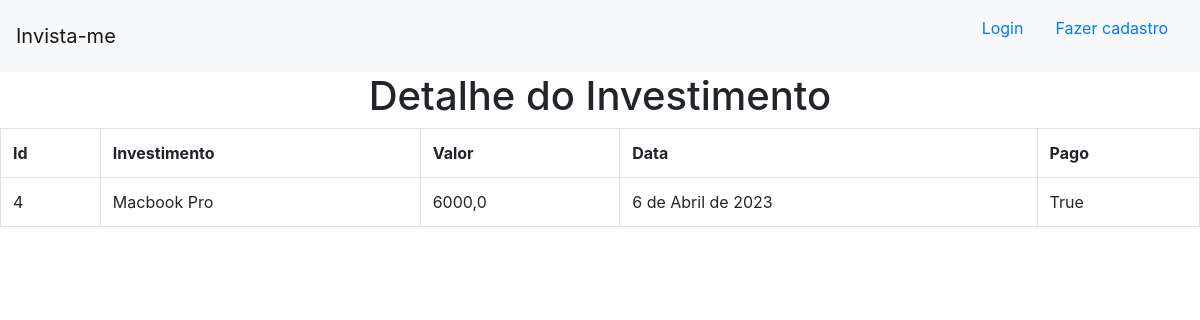
The page //4 on the database its author committed.
### invista_me/models.py (models this page shows)
class Investimento(models.Model):
    investimento = models.TextField(max_length=255)
    valor = models.FloatField()
    pago = models.BooleanField()
    data = models.DateField(default=datetime.now)

### invista_me/views.py (the view)
# urls.py: path('/<int:id_investimento>',views.detalhe, name = 'detalhe')
def detalhe(request,id_investimento):
    dados = {
        'dados' : Investimento.objects.get(pk=id_investimento)
    }
    return render(request,'investimentos/detalhe.html',dados)

### invista_me/templates/investimentos/detalhe.html (shortened to what this page needs)
{% extends 'investimentos/base.html' %}
{% block conteudo %}
<h1 style="text-align: center">Detalhe do Investimento</h1>
<table class="table table-hover table-bordered">
    <tr>
        <th>Id</th>
        <th>Investimento</th>
        <th>Valor</th>
        <th>Data</th>
        <th>Pago</th>
    </tr>
    <tr>
        <td>{{dados.id}}</td>
        <td>{{dados.investimento}}</td>
        <td>{{dados.valor}}</td>
        <td>{{dados.data}}</td>
        <td>{{dados.pago}}</td>
    </tr>
</table>
{% endblock %}

### rows shown on the page
Investimento: id "4", investimento "Macbook Pro", valor "6000,0", data "6 de Abril de 2023", pago "True"
